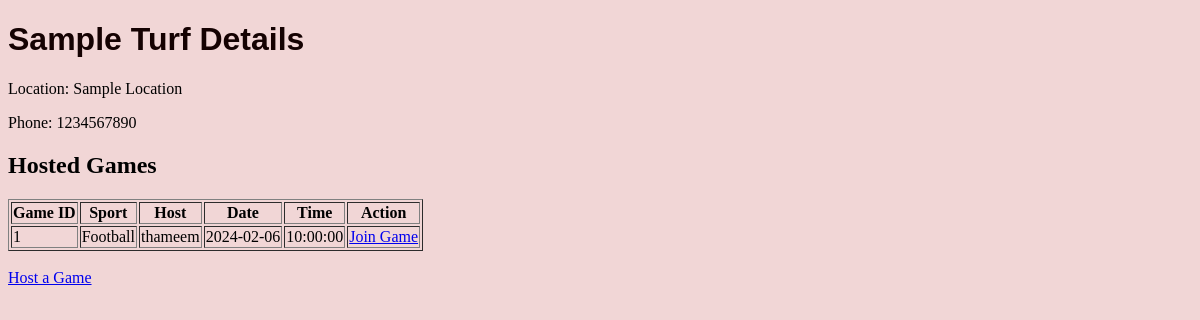
Page /turf/1 (signed in) on the earlier database version.
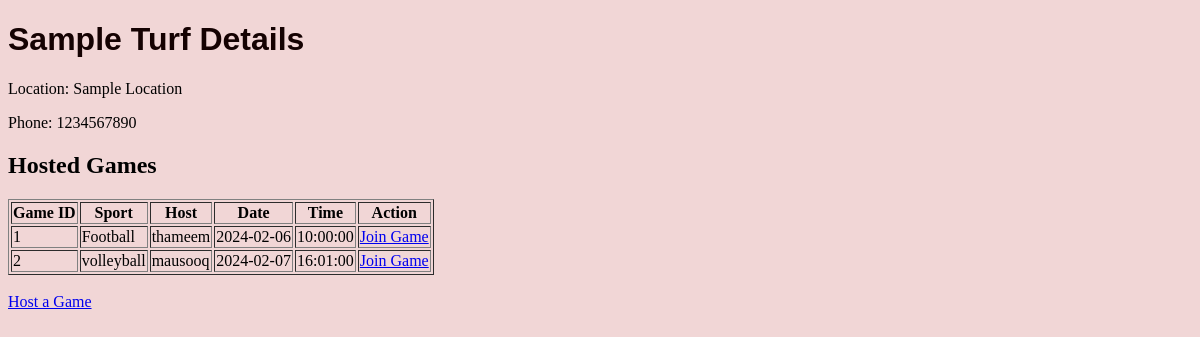
Same page on the later database version.
### app.py (models this page shows)
class Turf(db.Model):
    id = db.Column(db.Integer, primary_key=True)
    turf_name = db.Column(db.String(255), nullable=False)
    turf_location = db.Column(db.String(255), nullable=False)
    turf_phone = db.Column(db.String(15), nullable=True)
    games = db.relationship('Game', backref='turf', lazy=True)

class Game(db.Model):
    id = db.Column(db.Integer, primary_key=True)
    turf_id = db.Column(db.Integer, db.ForeignKey('turf.id'), nullable=False)
    host_name = db.Column(db.String(255), nullable=False)
    host_phone = db.Column(db.String(15), nullable=True)
    game_time = db.Column(db.DateTime, nullable=False)
    sports = db.Column(db.String(50), nullable=False)
    players = db.relationship('Player', backref='game', lazy=True)

### app.py (the view)
@app.route('/turf/<int:turf_id>', methods=['GET', 'POST'])
@login_required
def turf_detail(turf_id):
    turf = Turf.query.get_or_404(turf_id)
    hosted_games = turf.games
    return render_template('turf_detail.html', turf=turf, hosted_games=hosted_games)

### app.py (called while the page is built)
@login_manager.user_loader
def load_user(user_id):
    return User.query.get(int(user_id))

### templates/turf_detail.html (shortened to what this page needs)
{% extends 'layout.html' %}
{% block body %}
    <h1>{{ turf.turf_name }} Details</h1>
    <p>Location: {{ turf.turf_location }}</p>
    <p>Phone: {{ turf.turf_phone }}</p>
    <h2>Hosted Games</h2>
    <table border="1">
        <thead>
            <tr>
                <th>Game ID</th>
                <th>Sport</th>
                <th>Host</th>
                <th>Date</th>
                <th>Time</th>
                <th>Action</th>
            </tr>
        </thead>
        <tbody>
            {% for game in hosted_games %}
                <tr>
                    <td>{{ game.id }}</td>
                    <td>{{ game.sports }}</td>
                    <td>{{ game.host_name }}</td>
                    <td>{{ game.game_time.strftime('%Y-%m-%d') }}</td>
                    <td>{{ game.game_time.strftime('%H:%M:%S') }}</td>
                    <td><a href="{{ url_for('join_game', turf_id=turf.id, game_id=game.id) }}">Join Game</a></td>
                </tr>
            {% endfor %}
        </tbody>
    </table>
    <br>
    {% if current_user.is_authenticated %}
        <a href="{{ url_for('host_game', turf_id=turf.id) }}">Host a Game</a>
    {% endif %}
{% endblock body %}

### templates/layout.html (shortened to what this page needs)
<!DOCTYPE html>
<html lang="en">
<head>
</head>
<body>
    {% block body %}
    {% endblock body %}
</body>
</html>

### templates/layout.html (style rules this page uses)
body { background-color: rgb(241, 214, 214); }
h1 { font-family: 'Lucida Sans', 'Lucida Sans Regular', 'Lucida Grande', 'Lucida Sans Unicode', Geneva, Verdana, sans-serif; color: rgb(21, 2, 2); }

Differences in the rows shown:
added Game: id "2", sports "volleyball", host_name "mausooq", game_time "2024-02-07", game_time "16:01:00"
